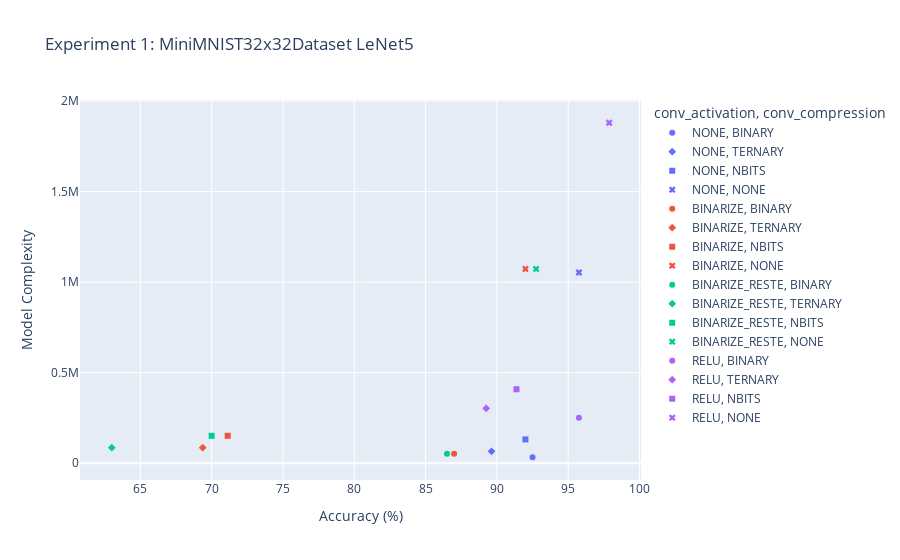

Write notebook code for a chart like this one.
### Code cell
import plotly.express as px

px.scatter(
    df,
    x="best",
    y="cost",
    color="conv_activation",
    symbol="conv_compression",
    title=f"Experiment 1: {MiniMNIST32x32Dataset.__name__} with {LeNet5Builder.get_name()}",
    labels={
        "conv_bitwidth": "Convolutional Layer Bitwidth",
        "fc_bitwidth": "Fully Connected Layer Bitwidth",
        "best": "Accuracy (%)",
        "cost": "Model Complexity",
    }
).show()

### Figure 1 — Plotly figure (JSON) as saved in the notebook; plotly's stock layout.template omitted (floating-point values rounded to 4 significant figures)
{"data": [{"hovertemplate": "conv_activation=NONE<br>conv_compression=BINARY<br>Accuracy (%)=%{x}<br>Model Complexity=%{y}<extra></extra>", "legendgroup": "NONE, BINARY", "marker": {"color": "#636efa", "symbol": "circle"}, "mode": "markers", "name": "NONE, BINARY", "orientation": "v", "showlegend": true, "type": "scatter", "x": [92.5], "xaxis": "x", "y": [33350.0], "yaxis": "y"}, {"hovertemplate": "conv_activation=NONE<br>conv_compression=TERNARY<br>Accuracy (%)=%{x}<br>Model Complexity=%{y}<extra></extra>", "legendgroup": "NONE, TERNARY", "marker": {"color": "#636efa", "symbol": "diamond"}, "mode": "markers", "name": "NONE, TERNARY", "orientation": "v", "showlegend": true, "type": "scatter", "x": [89.62], "xaxis": "x", "y": [66260.0], "yaxis": "y"}, {"hovertemplate": "conv_activation=NONE<br>conv_compression=NBITS<br>Accuracy (%)=%{x}<br>Model Complexity=%{y}<extra></extra>", "legendgroup": "NONE, NBITS", "marker": {"color": "#636efa", "symbol": "square"}, "mode": "markers", "name": "NONE, NBITS", "orientation": "v", "showlegend": true, "type": "scatter", "x": [92.0], "xaxis": "x", "y": [132100.0], "yaxis": "y"}, {"hovertemplate": "conv_activation=NONE<br>conv_compression=NONE<br>Accuracy (%)=%{x}<br>Model Complexity=%{y}<extra></extra>", "legendgroup": "NONE, NONE", "marker": {"color": "#636efa", "symbol": "x"}, "mode": "markers", "name": "NONE, NONE", "orientation": "v", "showlegend": true, "type": "scatter", "x": [95.75], "xaxis": "x", "y": [1053000.0], "yaxis": "y"}, {"hovertemplate": "conv_activation=BINARIZE<br>conv_compression=BINARY<br>Accuracy (%)=%{x}<br>Model Complexity=%{y}<extra></extra>", "legendgroup": "BINARIZE, BINARY", "marker": {"color": "#EF553B", "symbol": "circle"}, "mode": "markers", "name": "BINARIZE, BINARY", "orientation": "v", "showlegend": true, "type": "scatter", "x": [87.0], "xaxis": "x", "y": [53150.0], "yaxis": "y"}, {"hovertemplate": "conv_activation=BINARIZE<br>conv_compression=TERNARY<br>Accuracy (%)=%{x}<br>Model Complexity=%{y}<extra></extra>", "legendgroup": "BINARIZE, TERNARY", "marker": {"color": "#EF553B", "symbol": "diamond"}, "mode": "markers", "name": "BINARIZE, TERNARY", "orientation": "v", "showlegend": true, "type": "scatter", "x": [69.38], "xaxis": "x", "y": [86060.0], "yaxis": "y"}, {"hovertemplate": "conv_activation=BINARIZE<br>conv_compression=NBITS<br>Accuracy (%)=%{x}<br>Model Complexity=%{y}<extra></extra>", "legendgroup": "BINARIZE, NBITS", "marker": {"color": "#EF553B", "symbol": "square"}, "mode": "markers", "name": "BINARIZE, NBITS", "orientation": "v", "showlegend": true, "type": "scatter", "x": [71.12], "xaxis": "x", "y": [151900.0], "yaxis": "y"}, {"hovertemplate": "conv_activation=BINARIZE<br>conv_compression=NONE<br>Accuracy (%)=%{x}<br>Model Complexity=%{y}<extra></extra>", "legendgroup": "BINARIZE, NONE", "marker": {"color": "#EF553B", "symbol": "x"}, "mode": "markers", "name": "BINARIZE, NONE", "orientation": "v", "showlegend": true, "type": "scatter", "x": [92.0], "xaxis": "x", "y": [1073000.0], "yaxis": "y"}, {"hovertemplate": "conv_activation=BINARIZE_RESTE<br>conv_compression=BINARY<br>Accuracy (%)=%{x}<br>Model Complexity=%{y}<extra></extra>", "legendgroup": "BINARIZE_RESTE, BINARY", "marker": {"color": "#00cc96", "symbol": "circle"}, "mode": "markers", "name": "BINARIZE_RESTE, BINARY", "orientation": "v", "showlegend": true, "type": "scatter", "x": [86.5], "xaxis": "x", "y": [53150.0], "yaxis": "y"}, {"hovertemplate": "conv_activation=BINARIZE_RESTE<br>conv_compression=TERNARY<br>Accuracy (%)=%{x}<br>Model Complexity=%{y}<extra></extra>", "legendgroup": "BINARIZE_RESTE, TERNARY", "marker": {"color": "#00cc96", "symbol": "diamond"}, "mode": "markers", "name": "BINARIZE_RESTE, TERNARY", "orientation": "v", "showlegend": true, "type": "scatter", "x": [63.0], "xaxis": "x", "y": [86060.0], "yaxis": "y"}, {"hovertemplate": "conv_activation=BINARIZE_RESTE<br>conv_compression=NBITS<br>Accuracy (%)=%{x}<br>Model Complexity=%{y}<extra></extra>", "legendgroup": "BINARIZE_RESTE, NBITS", "marker": {"color": "#00cc96", "symbol": "square"}, "mode": "markers", "name": "BINARIZE_RESTE, NBITS", "orientation": "v", "showlegend": true, "type": "scatter", "x": [70.0], "xaxis": "x", "y": [151900.0], "yaxis": "y"}, {"hovertemplate": "conv_activation=BINARIZE_RESTE<br>conv_compression=NONE<br>Accuracy (%)=%{x}<br>Model Complexity=%{y}<extra></extra>", "legendgroup": "BINARIZE_RESTE, NONE", "marker": {"color": "#00cc96", "symbol": "x"}, "mode": "markers", "name": "BINARIZE_RESTE, NONE", "orientation": "v", "showlegend": true, "type": "scatter", "x": [92.75], "xaxis": "x", "y": [1073000.0], "yaxis": "y"}, {"hovertemplate": "conv_activation=RELU<br>conv_compression=BINARY<br>Accuracy (%)=%{x}<br>Model Complexity=%{y}<extra></extra>", "legendgroup": "RELU, BINARY", "marker": {"color": "#ab63fa", "symbol": "circle"}, "mode": "markers", "name": "RELU, BINARY", "orientation": "v", "showlegend": true, "type": "scatter", "x": [95.75], "xaxis": "x", "y": [251000.0], "yaxis": "y"}, {"hovertemplate": "conv_activation=RELU<br>conv_compression=TERNARY<br>Accuracy (%)=%{x}<br>Model Complexity=%{y}<extra></extra>", "legendgroup": "RELU, TERNARY", "marker": {"color": "#ab63fa", "symbol": "diamond"}, "mode": "markers", "name": "RELU, TERNARY", "orientation": "v", "showlegend": true, "type": "scatter", "x": [89.25], "xaxis": "x", "y": [303600.0], "yaxis": "y"}, {"hovertemplate": "conv_activation=RELU<br>conv_compression=NBITS<br>Accuracy (%)=%{x}<br>Model Complexity=%{y}<extra></extra>", "legendgroup": "RELU, NBITS", "marker": {"color": "#ab63fa", "symbol": "square"}, "mode": "markers", "name": "RELU, NBITS", "orientation": "v", "showlegend": true, "type": "scatter", "x": [91.38], "xaxis": "x", "y": [408700.0], "yaxis": "y"}, {"hovertemplate": "conv_activation=RELU<br>conv_compression=NONE<br>Accuracy (%)=%{x}<br>Model Complexity=%{y}<extra></extra>", "legendgroup": "RELU, NONE", "marker": {"color": "#ab63fa", "symbol": "x"}, "mode": "markers", "name": "RELU, NONE", "orientation": "v", "showlegend": true, "type": "scatter", "x": [97.88], "xaxis": "x", "y": [1880000.0], "yaxis": "y"}], "layout": {"legend": {"title": {"text": "conv_activation, conv_compression"}, "tracegroupgap": 0}, "title": {"text": "Experiment 1: MiniMNIST32x32Dataset LeNet5"}, "xaxis": {"anchor": "y", "domain": [0, 1], "title": {"text": "Accuracy (%)"}}, "yaxis": {"anchor": "x", "domain": [0, 1], "title": {"text": "Model Complexity"}}}}
